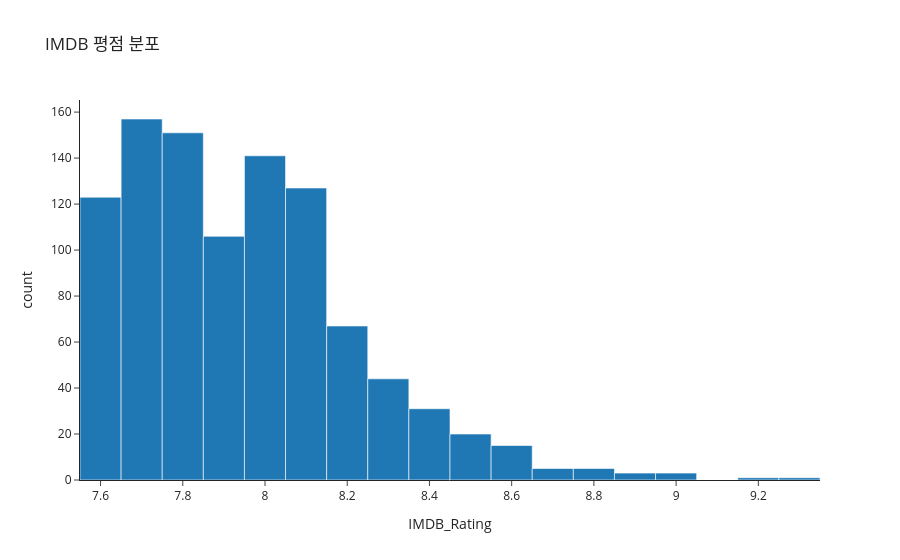

Here is the notebook cell this chart was saved with:
### Code cell
# imdb 평점 히스토그램
# 투표수 vs 평점 scatter
# HTML 저장
import plotly.express as px

fig = px.histogram(
    imdb,
    x='IMDB_Rating',
    nbins=20,
    title='IMDB 평점 분포',
    template='simple_white'
)
fig.show()
fig.write_html('imdb_histogram.html')

### Figure 1 — Plotly figure (JSON) as saved in the notebook; plotly's stock layout.template omitted (floating-point values rounded to 4 significant figures; data arrays with more than 128 entries replaced by an {"elided": "..."} marker saying what was removed)
{"data": [{"bingroup": "x", "hovertemplate": "IMDB_Rating=%{x}<br>count=%{y}<extra></extra>", "legendgroup": "", "marker": {"color": "#1F77B4", "pattern": {"shape": ""}}, "name": "", "nbinsx": 20, "orientation": "v", "showlegend": false, "type": "histogram", "x": {"elided": "1000 float values"}, "xaxis": "x", "yaxis": "y"}], "layout": {"barmode": "relative", "legend": {"tracegroupgap": 0}, "title": {"text": "IMDB 평점 분포"}, "xaxis": {"anchor": "y", "domain": [0, 1], "title": {"text": "IMDB_Rating"}}, "yaxis": {"anchor": "x", "domain": [0, 1], "title": {"text": "count"}}}}
